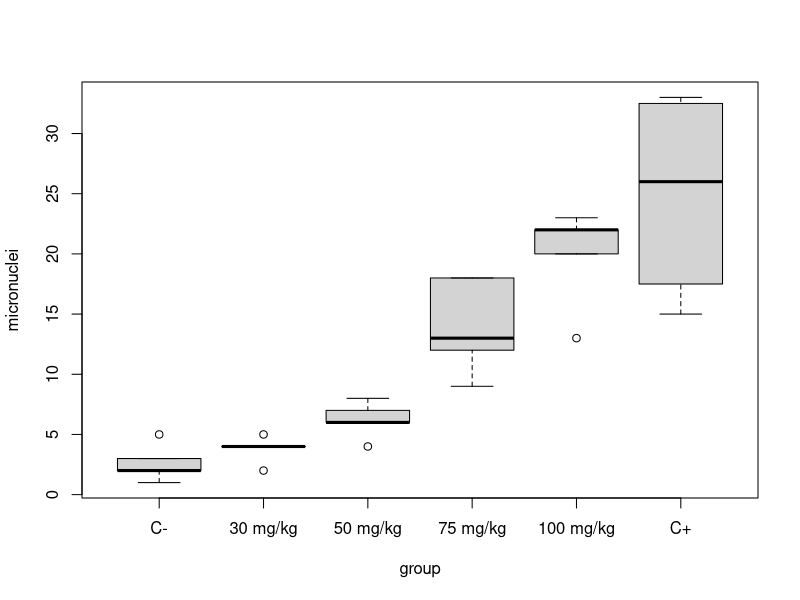

Here is the R script that generated this plot:
group <- rep(c("C-","30 mg/kg","50 mg/kg","75 mg/kg","100 mg/kg","C+"), times=c(7,5,5,5,5,4))
micronuclei <- c(3,2,2,3,2,5,1,5,4,4,4,2,7,4,6,8,6,9,18,13,12,18,22,13,23,22,20,33,15,32,20)
hydroquinone <- data.frame(group=group, micronuclei=micronuclei)
hydroquinone$group <- factor(hydroquinone$group, levels=c("C-","30 mg/kg","50 mg/kg","75 mg/kg","100 mg/kg","C+"))
boxplot(micronuclei~group, data=hydroquinone)